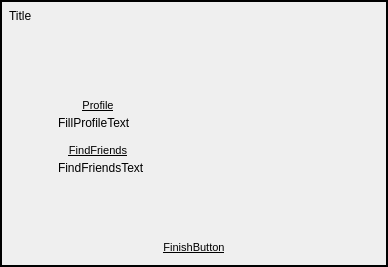
<ui version="4.0" >
 <class>WelcomeWidgetClass</class>
 <widget class="QWidget" name="WelcomeWidgetClass" >
  <property name="geometry" >
   <rect>
    <x>0</x>
    <y>0</y>
    <width>388</width>
    <height>267</height>
   </rect>
  </property>
  <property name="sizePolicy" >
   <sizepolicy vsizetype="Fixed" hsizetype="Fixed" >
    <horstretch>0</horstretch>
    <verstretch>0</verstretch>
   </sizepolicy>
  </property>
  <widget class="QFrame" name="frame_2" >
   <property name="geometry" >
    <rect>
     <x>9</x>
     <y>9</y>
     <width>370</width>
     <height>249</height>
    </rect>
   </property>
   <property name="frameShape" >
    <enum>QFrame::NoFrame</enum>
   </property>
   <property name="frameShadow" >
    <enum>QFrame::Plain</enum>
   </property>
   <property name="lineWidth" >
    <number>0</number>
   </property>
   <layout class="QVBoxLayout" name="verticalLayout_2" >
    <property name="spacing" >
     <number>6</number>
    </property>
    <property name="margin" >
     <number>0</number>
    </property>
    <item>
     <widget class="QFrame" name="topTitleFrame" >
      <property name="sizePolicy" >
       <sizepolicy vsizetype="Fixed" hsizetype="Preferred" >
        <horstretch>0</horstretch>
        <verstretch>0</verstretch>
       </sizepolicy>
      </property>
      <property name="frameShape" >
       <enum>QFrame::NoFrame</enum>
      </property>
      <property name="frameShadow" >
       <enum>QFrame::Plain</enum>
      </property>
      <property name="lineWidth" >
       <number>0</number>
      </property>
      <layout class="QHBoxLayout" name="horizontalLayout" >
       <property name="bottomMargin" >
        <number>0</number>
       </property>
       <item>
        <widget class="QLabel" name="titleLabel" >
         <property name="accessibleName" >
          <string>redLabel</string>
         </property>
         <property name="text" >
          <string>Title</string>
         </property>
         <property name="alignment" >
          <set>Qt::AlignLeading|Qt::AlignLeft|Qt::AlignVCenter</set>
         </property>
        </widget>
       </item>
      </layout>
     </widget>
    </item>
    <item>
     <spacer name="verticalSpacer_5" >
      <property name="orientation" >
       <enum>Qt::Vertical</enum>
      </property>
      <property name="sizeHint" stdset="0" >
       <size>
        <width>20</width>
        <height>0</height>
       </size>
      </property>
     </spacer>
    </item>
    <item>
     <widget class="QFrame" name="frame" >
      <property name="frameShape" >
       <enum>QFrame::NoFrame</enum>
      </property>
      <property name="frameShadow" >
       <enum>QFrame::Plain</enum>
      </property>
      <property name="lineWidth" >
       <number>0</number>
      </property>
      <layout class="QVBoxLayout" name="verticalLayout" >
       <property name="leftMargin" >
        <number>40</number>
       </property>
       <property name="rightMargin" >
        <number>40</number>
       </property>
       <item>
        <layout class="QGridLayout" name="gridLayout" >
         <property name="leftMargin" >
          <number>9</number>
         </property>
         <property name="topMargin" >
          <number>9</number>
         </property>
         <property name="rightMargin" >
          <number>9</number>
         </property>
         <property name="bottomMargin" >
          <number>0</number>
         </property>
         <property name="verticalSpacing" >
          <number>0</number>
         </property>
         <item row="7" column="0" >
          <widget class="QLabel" name="findFriendsCommentLabel" >
           <property name="accessibleName" >
            <string>greyLabel</string>
           </property>
           <property name="text" >
            <string>FindFriendsText</string>
           </property>
           <property name="textFormat" >
            <enum>Qt::PlainText</enum>
           </property>
           <property name="alignment" >
            <set>Qt::AlignLeading|Qt::AlignLeft|Qt::AlignTop</set>
           </property>
           <property name="wordWrap" >
            <bool>true</bool>
           </property>
          </widget>
         </item>
         <item row="2" column="0" >
          <widget class="QLabel" name="profileCommentLabel" >
           <property name="accessibleName" >
            <string>greyLabel</string>
           </property>
           <property name="text" >
            <string>FillProfileText</string>
           </property>
           <property name="textFormat" >
            <enum>Qt::PlainText</enum>
           </property>
           <property name="alignment" >
            <set>Qt::AlignLeading|Qt::AlignLeft|Qt::AlignTop</set>
           </property>
           <property name="wordWrap" >
            <bool>true</bool>
           </property>
          </widget>
         </item>
         <item row="3" column="0" >
          <spacer name="verticalSpacer_3" >
           <property name="orientation" >
            <enum>Qt::Vertical</enum>
           </property>
           <property name="sizeType" >
            <enum>QSizePolicy::Fixed</enum>
           </property>
           <property name="sizeHint" stdset="0" >
            <size>
             <width>20</width>
             <height>10</height>
            </size>
           </property>
          </spacer>
         </item>
         <item row="1" column="0" >
          <layout class="QHBoxLayout" name="horizontalLayout_3" >
           <property name="bottomMargin" >
            <number>0</number>
           </property>
           <item>
            <widget class="QPushButton" name="profileButton" >
             <property name="font" >
              <font>
               <family>MS Shell Dlg 2</family>
               <pointsize>8</pointsize>
               <weight>50</weight>
               <italic>false</italic>
               <bold>false</bold>
               <underline>true</underline>
               <strikeout>false</strikeout>
              </font>
             </property>
             <property name="cursor" >
              <cursorShape>PointingHandCursor</cursorShape>
             </property>
             <property name="accessibleName" >
              <string>blueButton</string>
             </property>
             <property name="text" >
              <string>Profile</string>
             </property>
             <property name="flat" >
              <bool>true</bool>
             </property>
            </widget>
           </item>
           <item>
            <spacer name="horizontalSpacer_3" >
             <property name="orientation" >
              <enum>Qt::Horizontal</enum>
             </property>
             <property name="sizeHint" stdset="0" >
              <size>
               <width>40</width>
               <height>20</height>
              </size>
             </property>
            </spacer>
           </item>
          </layout>
         </item>
         <item row="5" column="0" >
          <layout class="QHBoxLayout" name="horizontalLayout_4" >
           <property name="bottomMargin" >
            <number>0</number>
           </property>
           <item>
            <widget class="QPushButton" name="findFriendsButton" >
             <property name="font" >
              <font>
               <family>MS Shell Dlg 2</family>
               <pointsize>8</pointsize>
               <weight>50</weight>
               <italic>false</italic>
               <bold>false</bold>
               <underline>true</underline>
               <strikeout>false</strikeout>
              </font>
             </property>
             <property name="cursor" >
              <cursorShape>PointingHandCursor</cursorShape>
             </property>
             <property name="accessibleName" >
              <string>blueButton</string>
             </property>
             <property name="text" >
              <string>FindFriends</string>
             </property>
             <property name="flat" >
              <bool>true</bool>
             </property>
            </widget>
           </item>
           <item>
            <spacer name="horizontalSpacer_4" >
             <property name="orientation" >
              <enum>Qt::Horizontal</enum>
             </property>
             <property name="sizeHint" stdset="0" >
              <size>
               <width>40</width>
               <height>20</height>
              </size>
             </property>
            </spacer>
           </item>
          </layout>
         </item>
        </layout>
       </item>
      </layout>
     </widget>
    </item>
    <item>
     <spacer name="verticalSpacer_4" >
      <property name="orientation" >
       <enum>Qt::Vertical</enum>
      </property>
      <property name="sizeHint" stdset="0" >
       <size>
        <width>20</width>
        <height>0</height>
       </size>
      </property>
     </spacer>
    </item>
    <item>
     <widget class="QFrame" name="bottomLinksFrame" >
      <property name="sizePolicy" >
       <sizepolicy vsizetype="Fixed" hsizetype="Preferred" >
        <horstretch>0</horstretch>
        <verstretch>0</verstretch>
       </sizepolicy>
      </property>
      <property name="frameShape" >
       <enum>QFrame::NoFrame</enum>
      </property>
      <property name="frameShadow" >
       <enum>QFrame::Plain</enum>
      </property>
      <property name="lineWidth" >
       <number>0</number>
      </property>
      <layout class="QHBoxLayout" name="horizontalLayout_2" >
       <property name="spacing" >
        <number>30</number>
       </property>
       <property name="topMargin" >
        <number>0</number>
       </property>
       <item>
        <spacer name="horizontalSpacer_2" >
         <property name="orientation" >
          <enum>Qt::Horizontal</enum>
         </property>
         <property name="sizeHint" stdset="0" >
          <size>
           <width>87</width>
           <height>11</height>
          </size>
         </property>
        </spacer>
       </item>
       <item>
        <widget class="QPushButton" name="finishButton" >
         <property name="font" >
          <font>
           <family>MS Shell Dlg 2</family>
           <pointsize>8</pointsize>
           <weight>50</weight>
           <italic>false</italic>
           <bold>false</bold>
           <underline>true</underline>
           <strikeout>false</strikeout>
          </font>
         </property>
         <property name="cursor" >
          <cursorShape>PointingHandCursor</cursorShape>
         </property>
         <property name="accessibleName" >
          <string>blueButton</string>
         </property>
         <property name="text" >
          <string>FinishButton</string>
         </property>
         <property name="default" >
          <bool>true</bool>
         </property>
         <property name="flat" >
          <bool>true</bool>
         </property>
        </widget>
       </item>
       <item>
        <spacer name="horizontalSpacer" >
         <property name="orientation" >
          <enum>Qt::Horizontal</enum>
         </property>
         <property name="sizeHint" stdset="0" >
          <size>
           <width>10</width>
           <height>14</height>
          </size>
         </property>
        </spacer>
       </item>
      </layout>
     </widget>
    </item>
   </layout>
  </widget>
  <widget class="QFrame" name="transBorder_4" >
   <property name="geometry" >
    <rect>
     <x>0</x>
     <y>0</y>
     <width>401</width>
     <height>2</height>
    </rect>
   </property>
   <property name="minimumSize" >
    <size>
     <width>0</width>
     <height>2</height>
    </size>
   </property>
   <property name="maximumSize" >
    <size>
     <width>16777215</width>
     <height>2</height>
    </size>
   </property>
   <property name="accessibleName" >
    <string>transBorder</string>
   </property>
   <property name="frameShape" >
    <enum>QFrame::Box</enum>
   </property>
   <property name="frameShadow" >
    <enum>QFrame::Plain</enum>
   </property>
  </widget>
  <widget class="QFrame" name="transBorder" >
   <property name="geometry" >
    <rect>
     <x>386</x>
     <y>2</y>
     <width>2</width>
     <height>263</height>
    </rect>
   </property>
   <property name="minimumSize" >
    <size>
     <width>2</width>
     <height>263</height>
    </size>
   </property>
   <property name="maximumSize" >
    <size>
     <width>2</width>
     <height>263</height>
    </size>
   </property>
   <property name="accessibleName" >
    <string>transBorder</string>
   </property>
   <property name="frameShape" >
    <enum>QFrame::Box</enum>
   </property>
   <property name="frameShadow" >
    <enum>QFrame::Plain</enum>
   </property>
   <property name="lineWidth" >
    <number>1</number>
   </property>
  </widget>
  <widget class="QFrame" name="transBorder_2" >
   <property name="geometry" >
    <rect>
     <x>0</x>
     <y>2</y>
     <width>2</width>
     <height>263</height>
    </rect>
   </property>
   <property name="minimumSize" >
    <size>
     <width>2</width>
     <height>263</height>
    </size>
   </property>
   <property name="maximumSize" >
    <size>
     <width>2</width>
     <height>263</height>
    </size>
   </property>
   <property name="accessibleName" >
    <string>transBorder</string>
   </property>
   <property name="frameShape" >
    <enum>QFrame::Box</enum>
   </property>
   <property name="frameShadow" >
    <enum>QFrame::Plain</enum>
   </property>
  </widget>
  <widget class="QFrame" name="transBorder_3" >
   <property name="geometry" >
    <rect>
     <x>0</x>
     <y>265</y>
     <width>401</width>
     <height>2</height>
    </rect>
   </property>
   <property name="minimumSize" >
    <size>
     <width>0</width>
     <height>2</height>
    </size>
   </property>
   <property name="maximumSize" >
    <size>
     <width>16777215</width>
     <height>2</height>
    </size>
   </property>
   <property name="accessibleName" >
    <string>transBorder</string>
   </property>
   <property name="frameShape" >
    <enum>QFrame::Box</enum>
   </property>
   <property name="frameShadow" >
    <enum>QFrame::Plain</enum>
   </property>
  </widget>
 </widget>
 <layoutdefault spacing="0" margin="0" />
 <resources/>
 <connections/>
</ui>
